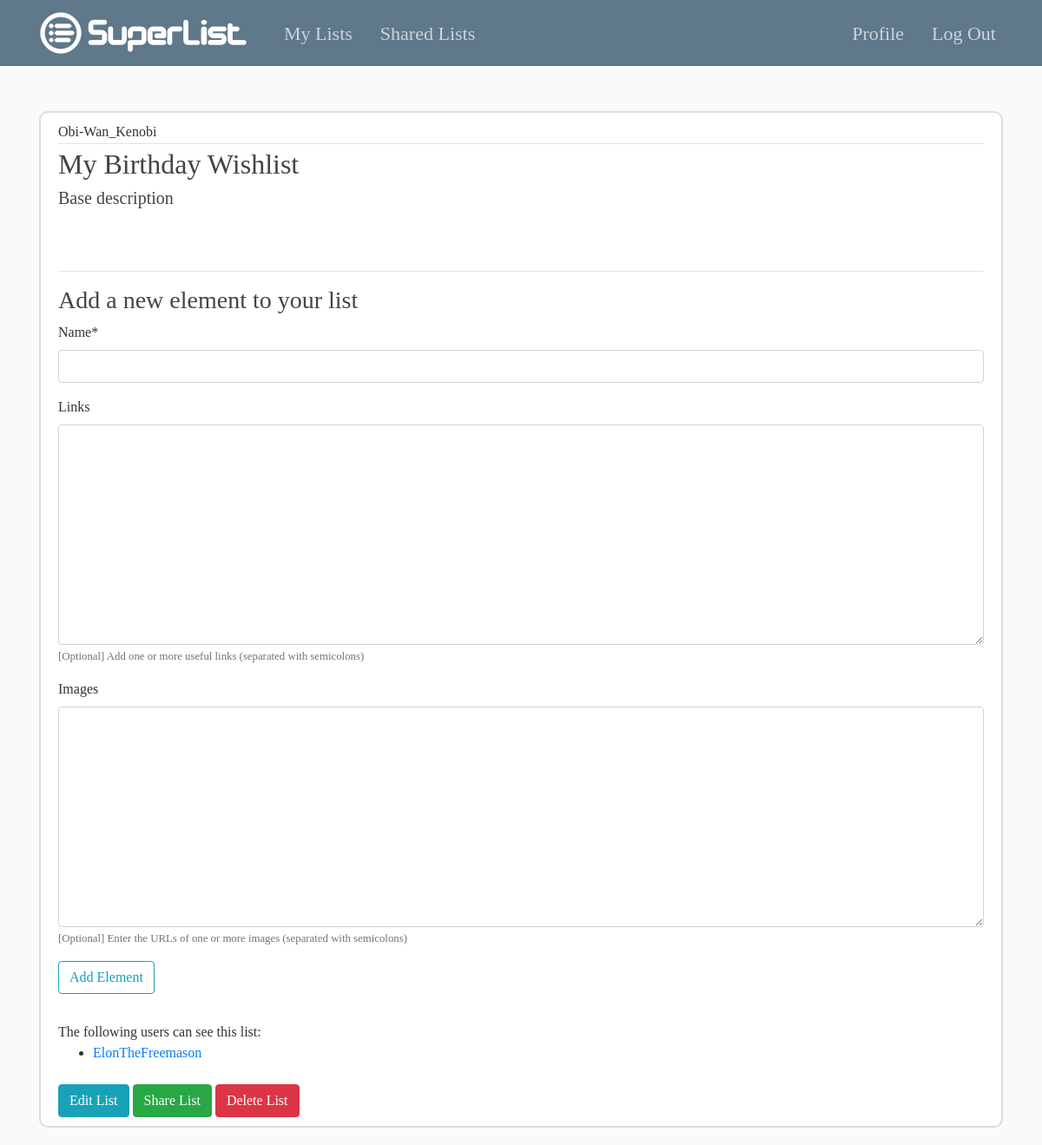
Page /list/8/ (signed in) on the committed database.
### listApp/models.py (models this page shows, shortened)
class List(models.Model):
	title = models.CharField(max_length = 500)
	description = models.CharField(max_length = 5000, help_text = 'Add a short description of your list')
	viewers = ListCharField(base_field = CharField(max_length = 500), max_length = 5000, help_text = 'Enter the usernames of the users that will have access to your list (separated with semicolons)', blank=True)
	author = models.ForeignKey(User, on_delete = models.CASCADE)

class Viewer(models.Model):
	theList = models.ForeignKey(List, on_delete = models.CASCADE)
	author = models.ForeignKey(User, on_delete = models.CASCADE)
	viewer = models.CharField(max_length = 500, help_text = 'Enter the username or the email adress of the user that you want to share your list with')

### listApp/views.py (the view)
# urls.py: path('list/<int:pk>/', views.detail, name = "list-detail"),
@login_required
def detail(request, pk):
    theList = get_object_or_404(List, pk = pk)
    elements = Element.objects.filter(theList = theList).order_by('-id')
    viewers = Viewer.objects.filter(theList = theList).order_by('-id')
    if request.method == 'POST':
        element_form = elementForm(request.POST or None)
        if element_form.is_valid():
            name = request.POST.get('name')
            links = request.POST.get('links')
            images = request.POST.get('images')
            element = Element.objects.create(theList = theList, author = request.user, name = name, links = links, images = images)
            element.save()
            return HttpResponseRedirect(theList.get_absolute_url())
    else:
        element_form = elementForm()
    context = {
        "list": theList,
        "title": theList.title,
        "elements": elements,
        "viewers": viewers,
        "element_form": element_form
    }
    return render(request, "listApp/details.html", context)

### listApp/views.py
class elementForm(forms.ModelForm):
    class Meta:
        model = Element
        fields = ['name', 'links', 'images']

### listApp/templatetags/extras.py (called while the page is built)
@register.filter
def length(value):
    return len(value)

### listApp/templates/listApp/details.html (shortened to what this page needs)
{% extends "listApp/base.html" %}
{% load extras %}
{% load crispy_forms_tags %}
{% block content %}
	<br />
	<article class="media content-section">
	  <div class="media-body">
	    <div class="article-metadata">
	      <span class="mr-2">{{ list.author }}</span>
	    </div>
	    <h2 class="article-title">{{ list.title }}</h2>
	    <h5>{{ list.description }}</h5>
	    <br /><br />
	    {% if list.author == user %}
	    	<hr />
	    	<h3 style="font-family: Designer Block"> Add a new element to your list</h3>
	    	<form method="POST">
				<fieldset class="form-group">
					{{ element_form | crispy }}
					<div class="form-group">
						<button class="btn btn-outline-info">Add Element</button>
					</div>
				</fieldset>
			</form>
			{% if viewers|length != 0 %}
				{% for viewer in viewers %}
					<span>The following users can see this list: </span>
					<ul><li><a href="{% url 'viewer-detail' viewer.id %}">{{ viewer.viewer }}</a></li></ul>
					<br />
				{% endfor %}
			{% endif %}
	    	<a class="btn btn-info" href="{% url 'list-update' list.id %}">Edit List</a>
	    	<a class="btn btn-success" href="{% url 'viewer-create' list.id %}">Share List</a>
	    	<a class="btn btn-danger" href="{% url 'list-delete' list.id %}">Delete List</a>
	    {% endif %}
	  </div>
	</article>
{% endblock content %}

### listApp/static/listApp/main.css (style rules this page uses)
body { background: #fafafa; color: #333333; margin-top: 5rem; }
h1, h2, h3, h4, h5, h6 { color: #444444; }
ul { margin: 0; }
.content-section { background: #ffffff; padding: 10px 20px; border: 2px solid #dddddd; border-radius: 10px; margin-bottom: 20px; }
.article-title { color: #444444; }
.article-metadata { padding-bottom: 1px; margin-bottom: 4px; border-bottom: 1px solid #e3e3e3 }

### rows in the picture
List: author "Obi-Wan_Kenobi", title "My Birthday Wishlist", description "Base description"
Viewer: viewer "ElonTheFreemason"
